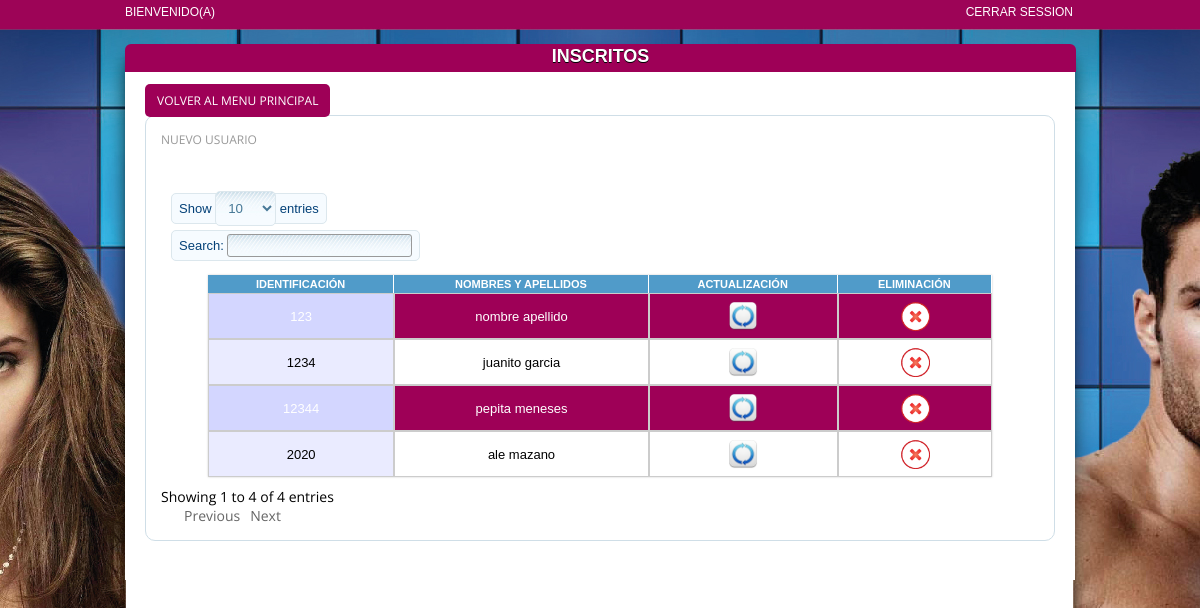
/php/usuarios/usuarios_view.php, run on the app's committed database.
### tables this page shows
CREATE TABLE `usuario` (
  `cedula` varchar(45) NOT NULL,
  `nombre` varchar(45) DEFAULT NULL,
  `apellido` varchar(45) DEFAULT NULL,
  `telefono` varchar(45) DEFAULT NULL,
  `direccion` varchar(45) DEFAULT NULL,
  PRIMARY KEY (`cedula`)
);

### php/clases/Conf.class.php (called while the page is built, shortened)
<?php
class Conf {
    private $_db;
    static $_instance;
    private function __construct(){
                                    $host='localhost';
                                    $user='root';
                                    $password='';
                                    $db='perfumes';
                                    $domain = '';
                                    $this->_userdb=$user;
                                    $this->_passdb=$password;
                                    $this->_hostdb=$host;
                                    $this->_db=$db;
                                    }
    public static function getInstance(){
                                         if (!(self::$_instance instanceof self)){
                                                                                  self::$_instance=new self();
                                                                                  }
                                          return self::$_instance;
                                          }
    public function getUserDB(){
                                $var=$this->_userdb;
                                return $var;
                                }
    public function getHostDB(){
                                $var=$this->_hostdb;
                                return $var;
                                }
    public function getPassDB(){
                                 $var=$this->_passdb;
                                 return $var;
                                 }
    public function getDB(){
                            $var=$this->_db;
                            return $var;
                            }
}
?>

### php/clases/Db.class.php (called while the page is built, shortened)
<?php
class Db {
     private $servidor;
     private $usuario;
     private $password;
     private $link;
     private $array;
     static $_instance;
     private function setConexion(){
                                    $conf = Conf::getInstance();
                                    $this->servidor=$conf->getHostDB();
                                    $this->base_datos=$conf->getDB();
                                    $this->usuario=$conf->getUserDB();
                                    $this->password=$conf->getPassDB();    }
     public static function getInstance(){
                                          if (!(self::$_instance instanceof self)){
                                                                                   self::$_instance=new self();
                                                                                   }
                                          return self::$_instance;
                                          }
      private function conectar(){
                                   $this->link=mysql_connect($this->servidor, $this->usuario, $this->password);
                                  }
    public function ejecutar($sql){
                                   $this->stmt=mysql_query($sql,$this->link);
                                   return $this->stmt;
                                   }
   public function obtener_fila($stmt,$fila){
                                             if ($fila==0){
                                                           $this->array=mysql_fetch_array($stmt);
                                                           }
                                                           else{
                                                              mysql_data_seek($stmt,$fila);
                                                              $this->array=mysql_fetch_array($stmt);
                                                              }       return $this->array;
                                               }
}
?>

### php/usuarios/listarUsuarios.php (the view, shortened to what this page needs)
<?php
    require '../clases/Db.class.php';
    require '../clases/Conf.class.php';
    $menusolici='';
    $bd=Db::getInstance();
    $sql = "SELECT `cedula`, `nombre`, `apellido` FROM  `usuario` u  JOIN `usuario_sistema` s ON s.cedulaNit = u.cedula  WHERE s.estado = 'A'";
    $stmt=$bd->ejecutar($sql);
    $con = 0;
    while($rowcc=$bd->obtener_fila($stmt,0))
    {
     $menusolici .= '<tr><td >'.$rowcc['cedula'].'</td>'
             . '         <td >'.$rowcc['nombre'].' '.$rowcc['apellido'].'</td>'
             . '         <td class="Act"><img src="../../images/Actualizacion.png" width="30" height="30" onclick="Actualizar('.$rowcc['cedula'].','.$con.');" align="center" /></td>'
             . '         <td class="elimi"><img  src="../../images/delet.png" width="30" height="30" onclick="deleteRow('.$rowcc['cedula'].','.$con.');" align="center" /></td>'
             . '    </tr>';
     $con++;
    }

### style/estilos_genericos.css (style rules this page uses)
* { margin:0; padding:0; }
.informacion tr td { padding: 7px; border: 1px solid #CCCCCC; font-size: 13px; font-family: Arial; text-align: center; }

### style/estilo_unico.css (style rules this page uses)
* { margin:0; padding:0; }
body { background-image: url(../images/fondo_body.jpg); background-position: center -13px; background-repeat: repeat-x; margin: 0px; font-family: Arial; font-size: 14px; background-color: #9E0057; }
.informacion tr td { padding: 7px; border: 1px solid #CCCCCC; font-size: 13px; font-family: Arial; text-align: center; }

### style/demo_table.css (style rules this page uses)
tr.odd { background-color: #9E0057; color:#FFF; }
tr.even { background-color: white; }
tr.odd td.sorting_1 { background-color: #D3D6FF; }
tr.even td.sorting_1 { background-color: #EAEBFF; }

### data on the page
usuario: cedula "123", nombre "nombre", apellido "apellido"
usuario: cedula "1234", nombre "juanito", apellido "garcia"
usuario: cedula "12344", nombre "pepita", apellido "meneses"
usuario: cedula "2020", nombre "ale", apellido "mazano"
